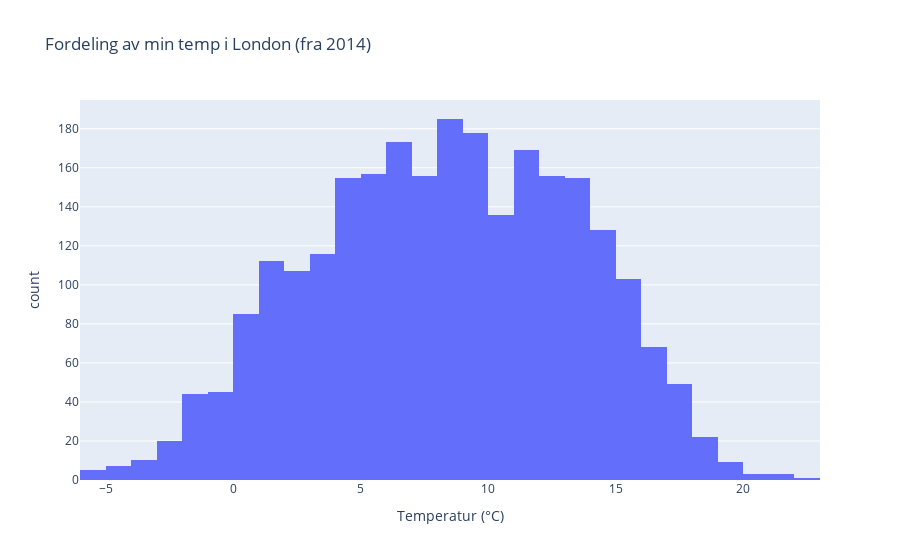
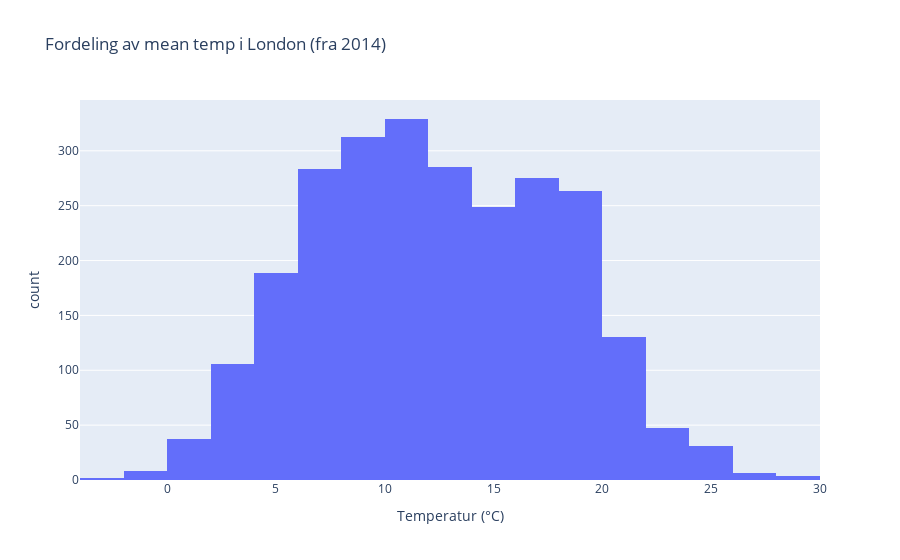
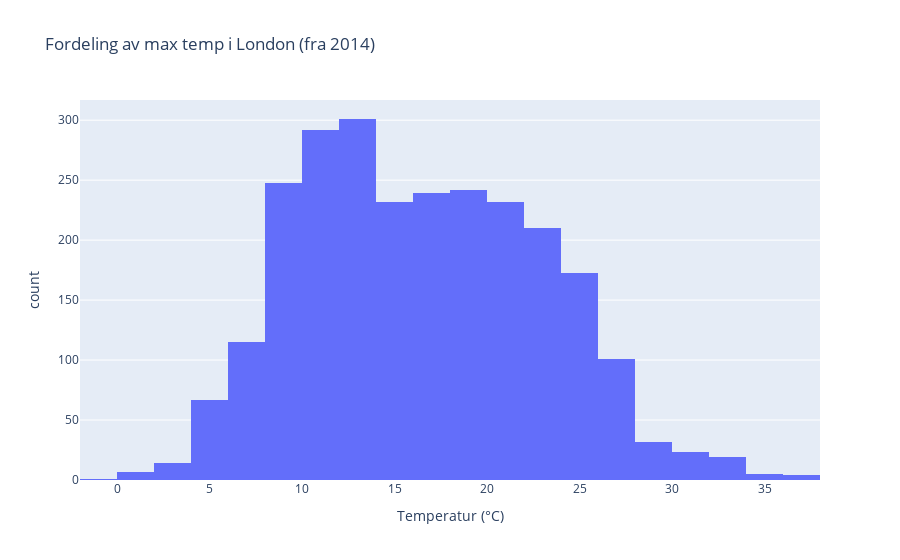

Notebook source saved alongside these figures, in order:
### Markdown cell above
#### Datasett 3 - London

Kode til datasett 3 - London    
🔗 [LondonWeather](../Visualisering/LondonWeather.py)

***Figur 1-3:***    
De tre histogrammene viser hvordan temperaturverdiene fordeler seg i London-dataene (fra 2014 og framover):

Min-temperatur: 
Variasjon fra omtrent −5 °C til ca. 20 °C.
Flest dager har en min-temp mellom 5 og 10 °C.
Et lite antall ekstremt kalde dager under 0 °C.

Mean-temperatur:
varierer fra ca. 0 °C til 30 °C.
Topp i fordelingen rundt 10–15 °C, som reflekterer de fleste “hverdagstemperaturene”.

Max-temperatur
Går fra nær 0 °C opp mot 35 °C.
De vanligste maksimumsverdiene ligger mellom 15 og 25 °C.
Sjeldne hetebølger over 30 °C vises som lave søyler i høyre kant.

Samlet gir disse histogrammene et godt bilde av hva som er typiske og ekstreme temperaturer i London.

***Figur 4:***     
Grafen viser den månedlige gjennomsnittstemperaturen i London fra 2014 til 2020. Du ser en tydelig årssyklus med varme sommermåneder (topper rundt 20–22 °C) og kjølige vintermåneder (bunner rundt 4–6 °C). Kurven er jevn fordi hvert punkt er et månedsgjennomsnitt, og den repeterende formen illustrerer stabile sesongvariasjoner i temperatur over flere år.

### Code cell
import sys 
import os 
sys.path.append(os.path.abspath(os.path.join(os.getcwd(), '..', 'Visualisering'))) 
from LondonWeather import vis_london_temp

vis_london_temp(os.path.abspath(os.path.join('..', 'data', 'updated_london_weather.json')))

### Figure 1 — Plotly figure (JSON) as saved in the notebook; plotly's stock layout.template omitted (floating-point values rounded to 4 significant figures; data arrays with more than 128 entries replaced by an {"elided": "..."} marker saying what was removed)
{"data": [{"bingroup": "x", "hovertemplate": "Temperatur (°C)=%{x}<br>count=%{y}<extra></extra>", "legendgroup": "", "marker": {"color": "#636efa", "pattern": {"shape": ""}}, "name": "", "nbinsx": 30, "orientation": "v", "showlegend": false, "type": "histogram", "x": {"elided": "2557 float values"}, "xaxis": "x", "yaxis": "y"}], "layout": {"barmode": "relative", "legend": {"tracegroupgap": 0}, "title": {"text": "Fordeling av min temp i London (fra 2014)"}, "xaxis": {"anchor": "y", "domain": [0, 1], "title": {"text": "Temperatur (°C)"}}, "yaxis": {"anchor": "x", "domain": [0, 1], "title": {"text": "count"}}}}

### Figure 2 — Plotly figure (JSON) as saved in the notebook; plotly's stock layout.template omitted (floating-point values rounded to 4 significant figures; data arrays with more than 128 entries replaced by an {"elided": "..."} marker saying what was removed)
{"data": [{"bingroup": "x", "hovertemplate": "Temperatur (°C)=%{x}<br>count=%{y}<extra></extra>", "legendgroup": "", "marker": {"color": "#636efa", "pattern": {"shape": ""}}, "name": "", "nbinsx": 30, "orientation": "v", "showlegend": false, "type": "histogram", "x": {"elided": "2557 float values"}, "xaxis": "x", "yaxis": "y"}], "layout": {"barmode": "relative", "legend": {"tracegroupgap": 0}, "title": {"text": "Fordeling av mean temp i London (fra 2014)"}, "xaxis": {"anchor": "y", "domain": [0, 1], "title": {"text": "Temperatur (°C)"}}, "yaxis": {"anchor": "x", "domain": [0, 1], "title": {"text": "count"}}}}

### Figure 3 — Plotly figure (JSON) as saved in the notebook; plotly's stock layout.template omitted (floating-point values rounded to 4 significant figures; data arrays with more than 128 entries replaced by an {"elided": "..."} marker saying what was removed)
{"data": [{"bingroup": "x", "hovertemplate": "Temperatur (°C)=%{x}<br>count=%{y}<extra></extra>", "legendgroup": "", "marker": {"color": "#636efa", "pattern": {"shape": ""}}, "name": "", "nbinsx": 30, "orientation": "v", "showlegend": false, "type": "histogram", "x": {"elided": "2557 float values"}, "xaxis": "x", "yaxis": "y"}], "layout": {"barmode": "relative", "legend": {"tracegroupgap": 0}, "title": {"text": "Fordeling av max temp i London (fra 2014)"}, "xaxis": {"anchor": "y", "domain": [0, 1], "title": {"text": "Temperatur (°C)"}}, "yaxis": {"anchor": "x", "domain": [0, 1], "title": {"text": "count"}}}}
